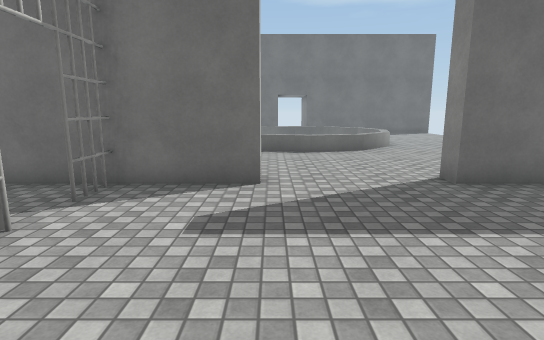
view 1 (above)

19 first-person views from a walk through a Unity game level. The camera is 1.5 m above the floor, tilts 10° down and sees 80° across. The floor is counted in squares, 1 m on a side. Each view is taken from the middle of a square. On the plan, view 1 faces up. The plan holds only what a view shows up to about 15 squares ahead; the rest is blank. The player character is not drawn. Surface patterns are stand-ins for the level's own textures.

view 2
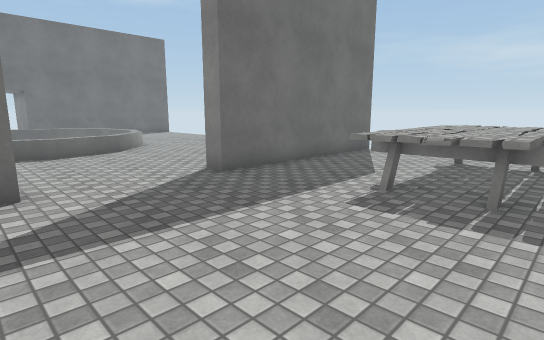

view 3
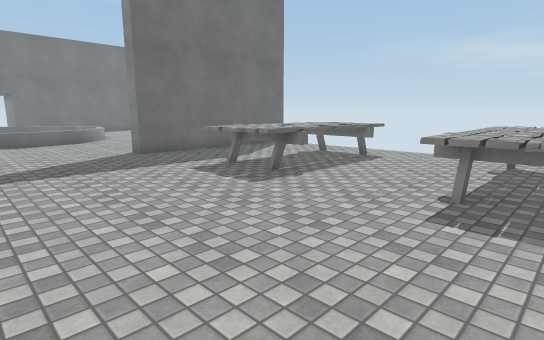

view 4
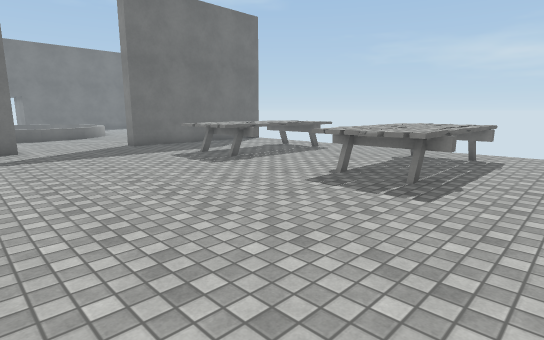

view 5
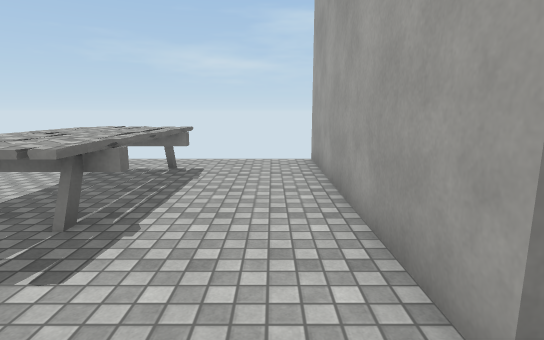

view 6
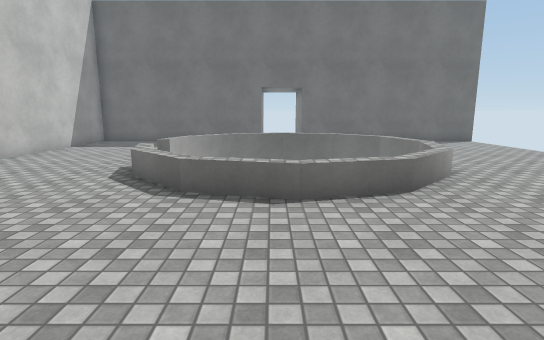

view 7
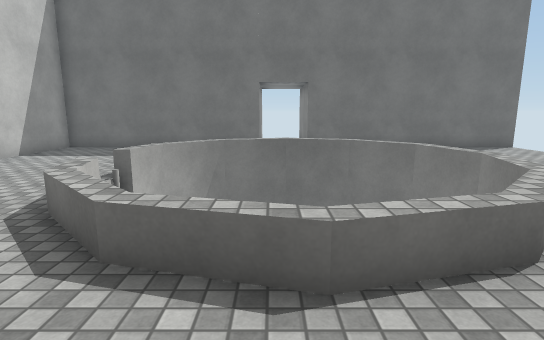

view 8
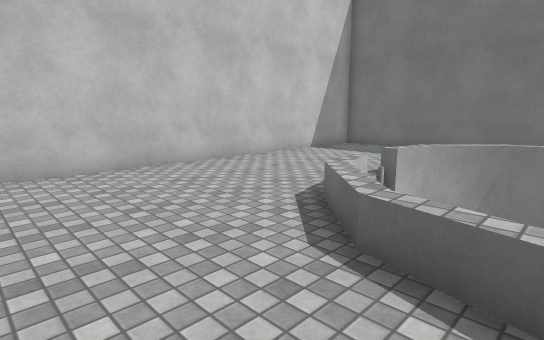

view 9
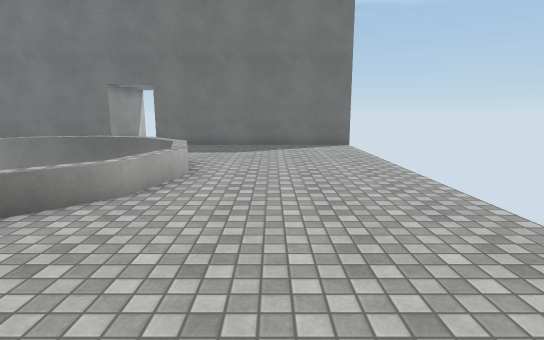

view 10
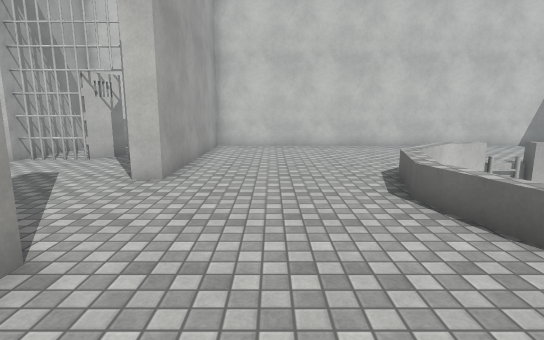

view 11
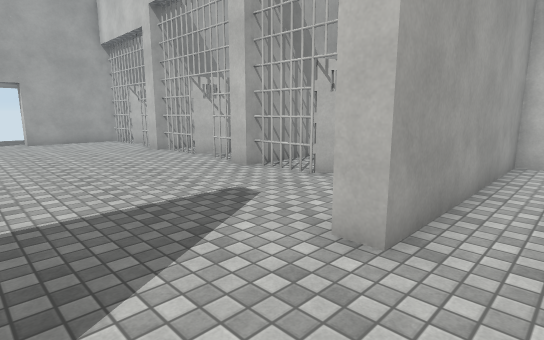

view 12
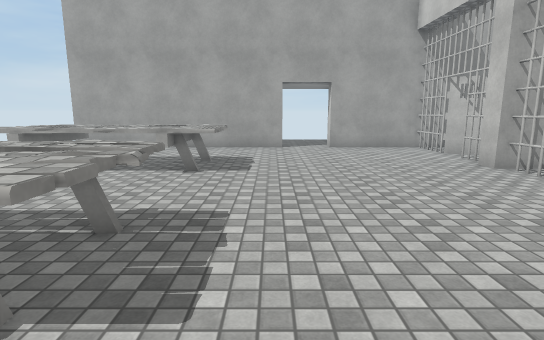

view 13
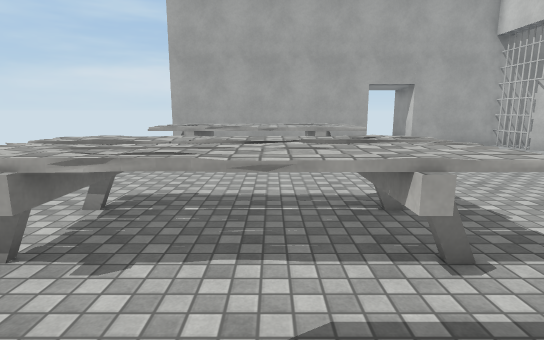

view 14
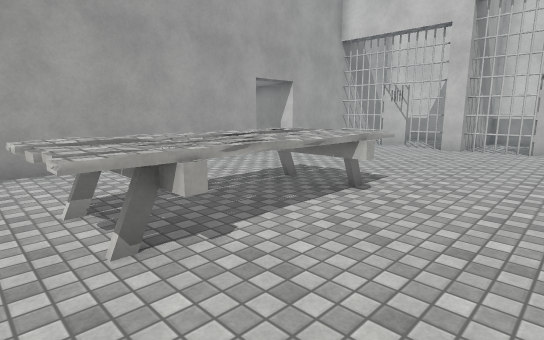

view 15
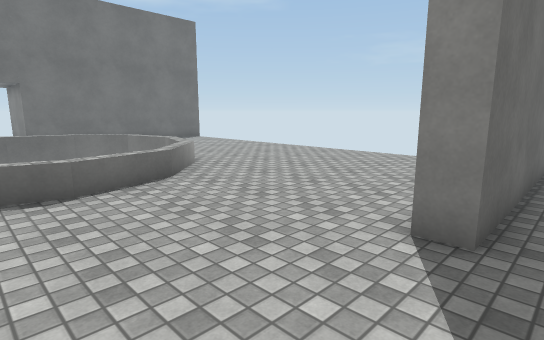

view 16
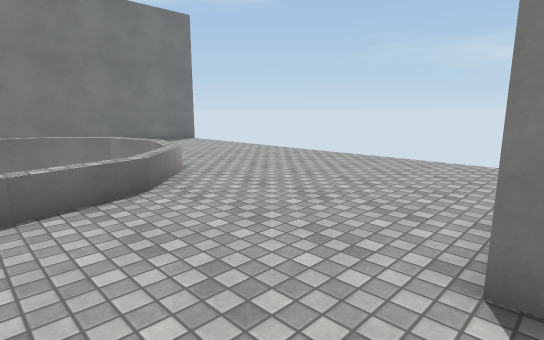

view 17
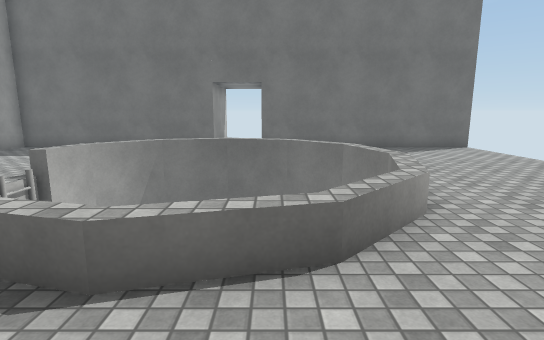

view 18
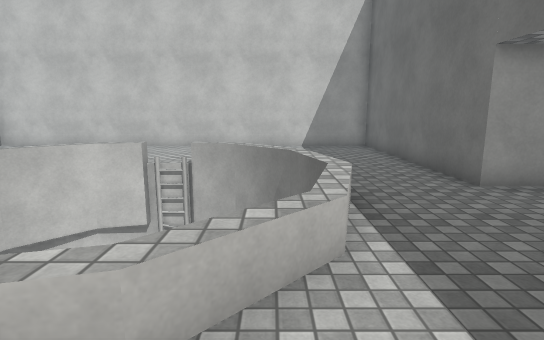

view 19
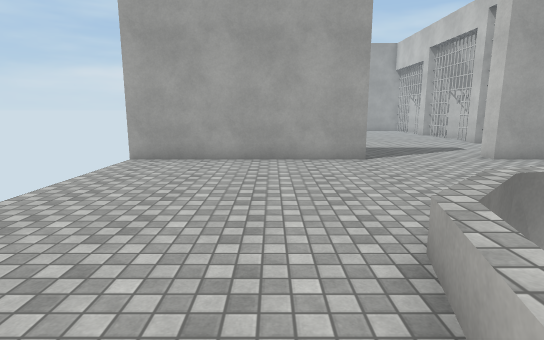

### Floor plan
Key: @ floor where view 1 was taken; # wall or solid block; . floor; = window, fence, low wall or low ledge; ^ raised ledge; v drop or lower ground; O other object.
Columns run from 8 left of view 1 to 12 right of it. Each row starts with its distance up from view 1.
 28         O  O
 27         O  O
 26         O  O
 25         #..#
 24 #########..##########
 23 #...................
 22 #...................
 21 #....  =^^^^........
 20 #.... ^^v  v=.......
 19 #.....^     v=......
 18 #....=v      ^=.....
 17 #.....       v^.....
 16 #....=v      v=.....
 15 #.....v      v......
 14 #.....==    ==......
 13 #......=^^^^=.......
 12 #...................
 11 #...................
 10 #...................
  9 #...................
  8 #...................
  7 ########....#########
  6      #..............
  5      #..............
  4      #..............
  3      #......OOOOOOO.
  2     ##......OOOOOOO.
  1      #.......OOOOOO.
  0     ##..@...........
 -1     #...............
 -2     ##..............
 -3      #.......OOOOOO.
 -4      #......OOOOOOO.
 -5      #......OOOOOOO.
 -6     ##.......OOOOOO.
 -7     #...............
 -8     ##..............
 -9     #####..##########
-10         #..

Positions as (right, up) in squares from view 1, and headings:
1: (0, 0), facing up
2: (-1, 0), facing up-right
3: (-1, -5), facing up-right
4: (-2, -8), facing up-right
5: (1, -8), facing right
6: (1, 7), facing up
7: (1, 10), facing up
8: (1, 10), facing up-left
9: (8, 9), facing up
10: (7, 10), facing left
11: (3, 9), facing down-left
12: (3, 5), facing down
13: (7, 6), facing down
14: (11, 0), facing down-left
15: (0, 6), facing up-right
16: (1, 7), facing up-right
17: (3, 10), facing up
18: (7, 20), facing left
19: (7, 18), facing down
